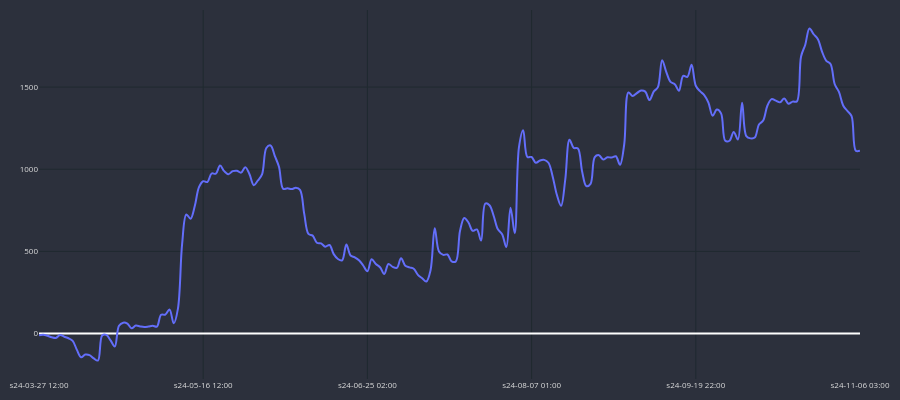
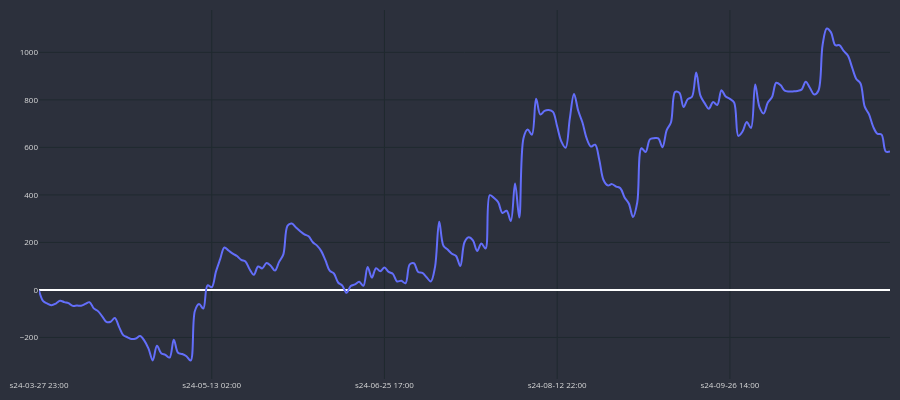
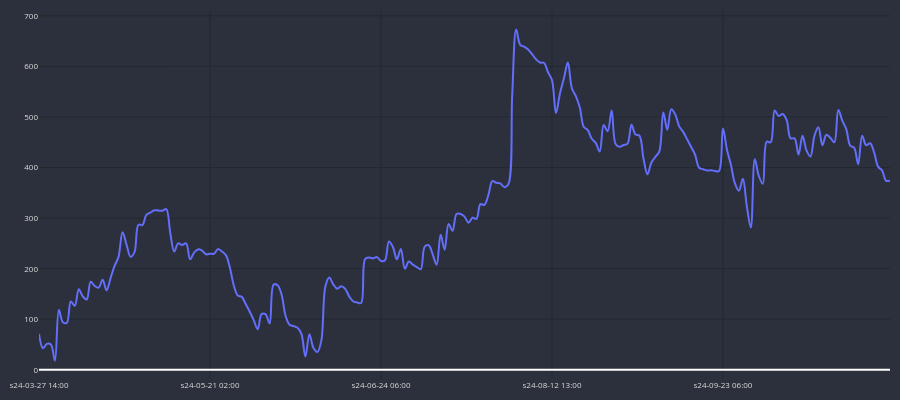
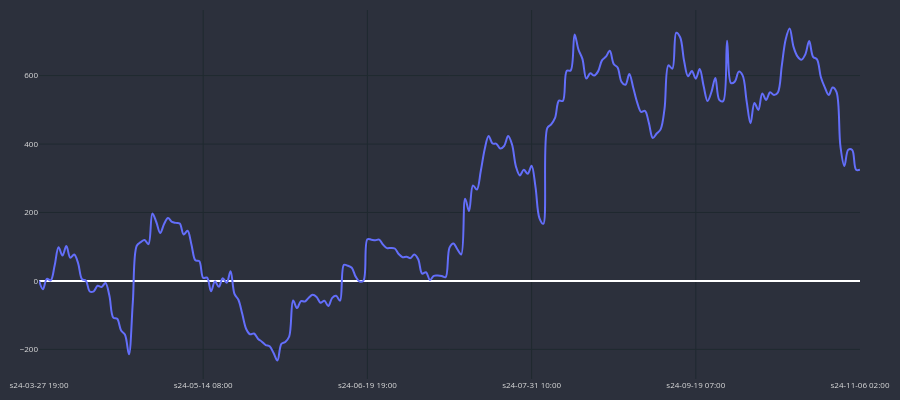

The notebook cell saved with these charts, in order:
### Code cell
for curr in df_MA_10_MA_20[df_MA_10_MA_20.total_gain > 0].pair.unique():
    temp_gains = df_ma_trades_h1[(df_ma_trades_h1.cross==cross)&
                           (df_ma_trades_h1.pair==curr)].copy()
    print(curr, int(temp_gains.GAIN.sum()))
    cp = Candleplot(temp_gains, candles=False)
    cp.show_plot(line_traces=['GAIN_C'])

### Figure 1 — Plotly figure (JSON) as saved in the notebook; plotly's stock layout.template omitted (floating-point values rounded to 4 significant figures; data arrays with more than 128 entries replaced by an {"elided": "..."} marker saying what was removed)
{"data": [{"line": {"shape": "spline", "width": 2}, "name": "GAIN_C", "type": "scatter", "x": {"elided": "196 str values"}, "y": {"elided": "196 float values"}}], "layout": {"font": {"color": "#e1e1e1", "size": 8}, "height": 400, "margin": {"b": 10, "l": 10, "r": 10, "t": 10}, "paper_bgcolor": "#2c303c", "plot_bgcolor": "#2c303c", "width": 900, "xaxis": {"gridcolor": "#1f292f", "nticks": 5, "rangeslider": {"visible": false}}, "yaxis": {"gridcolor": "#1f292f"}}}

### Figure 2 — Plotly figure (JSON) as saved in the notebook; plotly's stock layout.template omitted (floating-point values rounded to 4 significant figures; data arrays with more than 128 entries replaced by an {"elided": "..."} marker saying what was removed)
{"data": [{"line": {"shape": "spline", "width": 2}, "name": "GAIN_C", "type": "scatter", "x": {"elided": "203 str values"}, "y": {"elided": "203 float values"}}], "layout": {"font": {"color": "#e1e1e1", "size": 8}, "height": 400, "margin": {"b": 10, "l": 10, "r": 10, "t": 10}, "paper_bgcolor": "#2c303c", "plot_bgcolor": "#2c303c", "width": 900, "xaxis": {"gridcolor": "#1f292f", "nticks": 5, "rangeslider": {"visible": false}}, "yaxis": {"gridcolor": "#1f292f"}}}

### Figure 3 — Plotly figure (JSON) as saved in the notebook; plotly's stock layout.template omitted (floating-point values rounded to 4 significant figures; data arrays with more than 128 entries replaced by an {"elided": "..."} marker saying what was removed)
{"data": [{"line": {"shape": "spline", "width": 2}, "name": "GAIN_C", "type": "scatter", "x": {"elided": "215 str values"}, "y": {"elided": "215 float values"}}], "layout": {"font": {"color": "#e1e1e1", "size": 8}, "height": 400, "margin": {"b": 10, "l": 10, "r": 10, "t": 10}, "paper_bgcolor": "#2c303c", "plot_bgcolor": "#2c303c", "width": 900, "xaxis": {"gridcolor": "#1f292f", "nticks": 5, "rangeslider": {"visible": false}}, "yaxis": {"gridcolor": "#1f292f"}}}

### Figure 4 — Plotly figure (JSON) as saved in the notebook; plotly's stock layout.template omitted (floating-point values rounded to 4 significant figures; data arrays with more than 128 entries replaced by an {"elided": "..."} marker saying what was removed)
{"data": [{"line": {"shape": "spline", "width": 2}, "name": "GAIN_C", "type": "scatter", "x": {"elided": "211 str values"}, "y": {"elided": "211 float values"}}], "layout": {"font": {"color": "#e1e1e1", "size": 8}, "height": 400, "margin": {"b": 10, "l": 10, "r": 10, "t": 10}, "paper_bgcolor": "#2c303c", "plot_bgcolor": "#2c303c", "width": 900, "xaxis": {"gridcolor": "#1f292f", "nticks": 5, "rangeslider": {"visible": false}}, "yaxis": {"gridcolor": "#1f292f"}}}
